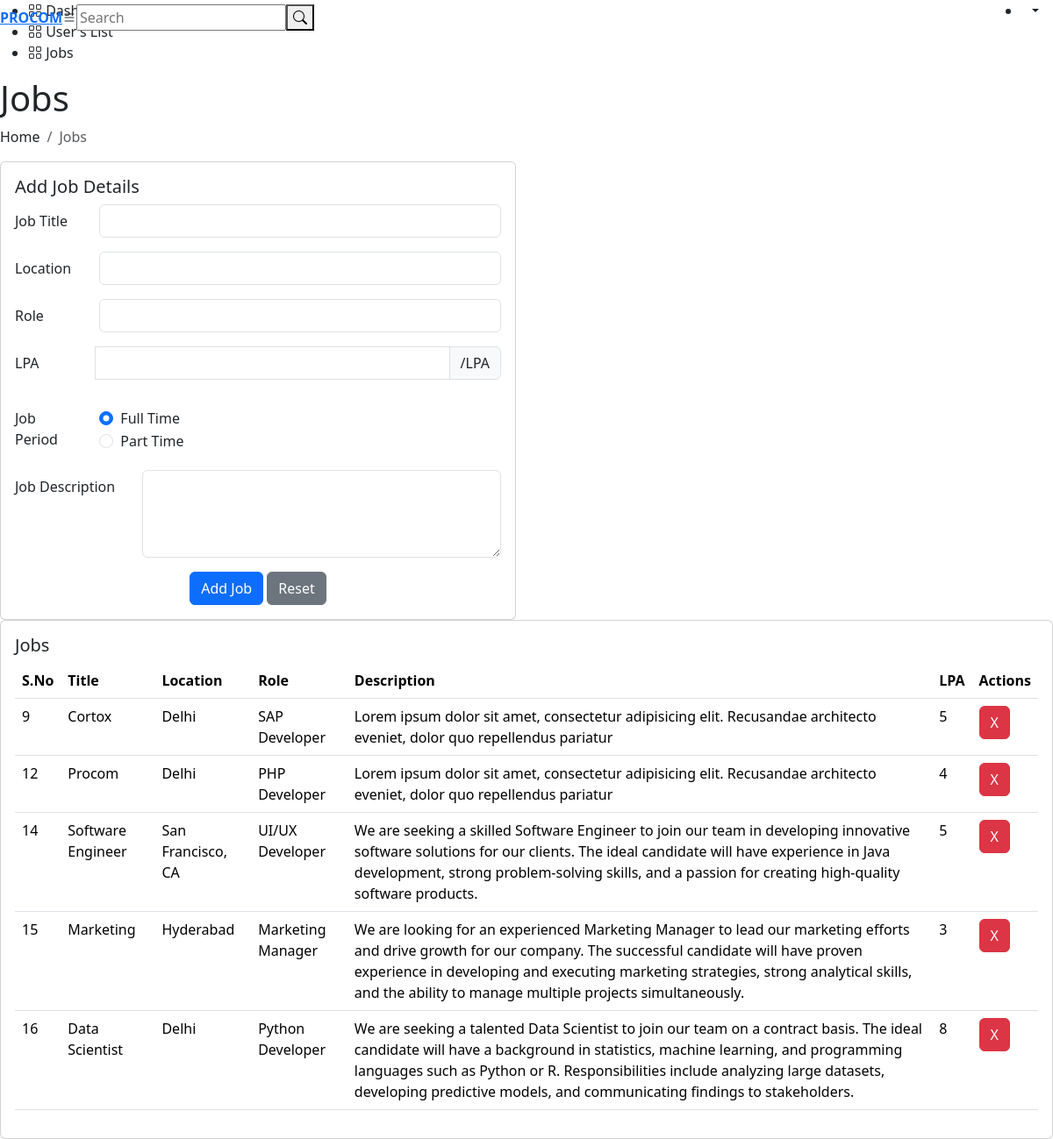
The app's page /admin/jobs.php with its own data.
### tables this page shows
CREATE TABLE `jobslist` (
  `id` int(11) NOT NULL,
  `title` longtext NOT NULL,
  `location` varchar(20) NOT NULL,
  `role` varchar(20) NOT NULL,
  `period` varchar(20) NOT NULL,
  `description` longtext NOT NULL,
  `skills` longtext NOT NULL,
  `lpa` int(20) NOT NULL
);

### admin/jobs.php (the view, shortened to what this page needs)
<!DOCTYPE html>
<html lang="en">
<head>
    <link href="assets/vendor/bootstrap/css/bootstrap.min.css" rel="stylesheet" />
    <link href="assets/vendor/bootstrap-icons/bootstrap-icons.css" rel="stylesheet" />
    <link href="assets/vendor/boxicons/css/boxicons.min.css" rel="stylesheet" />
    <link href="assets/vendor/quill/quill.snow.css" rel="stylesheet" />
    <link href="assets/vendor/quill/quill.bubble.css" rel="stylesheet" />
    <link href="assets/vendor/remixicon/remixicon.css" rel="stylesheet" />
    <link href="assets/vendor/simple-datatables/style.css" rel="stylesheet" />
    <link href="assets/css/style.css" rel="stylesheet" />
</head>
<body>
  <header id="header" class="header fixed-top d-flex align-items-center">
        <div class="d-flex align-items-center justify-content-center">
            <a class="logo d-flex align-items-center  justify-content-center fw-bold">
                <span class="d-none d-lg-block  fw-bold">
                    <b>PROCOM</b>
                </span>
            </a>
            <i class="bi bi-list toggle-sidebar-btn"></i>
        </div>
        <div class="search-bar">
            <form class="search-form d-flex align-items-center" method="POST" action="#">
                <input type="text" name="query" placeholder="Search" title="Enter search keyword" />
                <button type="submit" title="Search">
                    <i class="bi bi-search"></i>
                </button>
            </form>
        </div>
        <nav class="header-nav ms-auto">
            <ul class="d-flex align-items-center">
                <li class="nav-item dropdown pe-3">
                    <a class="nav-link nav-profile d-flex align-items-center pe-0" href="#" data-bs-toggle="dropdown">
                        <span class="d-none d-md-block dropdown-toggle ps-2">
                        </span> </a>
                </li>
            </ul>
        </nav>
    </header>
    <aside id="sidebar" class="sidebar">
        <ul class="sidebar-nav" id="sidebar-nav">
            <li class="nav-item">
                <a class="nav-link collapsed" href="dashboard.php">
                    <i class="bi bi-grid"></i>
                    <span>Dashboard</span>
                </a>
            </li>
            <li class="nav-item">
                <a class="nav-link collapsed" href="usersList.php">
                    <i class="bi bi-grid"></i>
                    <span>User's List</span>
                </a>
            </li>
            <li class="nav-item">
                <a class="nav-link " href="jobs.php">
                    <i class="bi bi-grid"></i>
                    <span>Jobs</span>
                </a>
            </li>
        </ul>
    </aside>
    <main id="main" class="main">
        <div class="pagetitle">
            <h1>Jobs</h1>
            <nav>
                <ol class="breadcrumb">
                    <li class="breadcrumb-item"><a>Home</a></li>
                    <li class="breadcrumb-item   active">Jobs</li>
                </ol>
            </nav>
        </div>
        <section class="section">
            <div class="row">
                <div class="col-lg-6">
                    <div class="card">
                        <div class="card-body">
                            <h5 class="card-title">Add Job Details</h5>
                            <form method="post" action="add_job.php">
                                <div class="row mb-3">
                                    <label for="Title" class="col-sm-2 col-form-label">Job Title</label>
                                    <div class="col-sm-10">
                                        <input type="text" class="form-control" id="Title" name="Title">
                                    </div>
                                </div>
                                <div class="row mb-3">
                                    <label for="Location" class="col-sm-2 col-form-label">Location</label>
                                    <div class="col-sm-10">
                                        <input type="text" class="form-control" id="Location" name="Location">
                                    </div>
                                </div>
                                <div class="row mb-3">
                                    <label for="Role" class="col-sm-2 col-form-label">Role</label>
                                    <div class="col-sm-10">
                                        <input type="text" class="form-control" id="Role" name="Role">
                                    </div>
                                </div>
                                <div class="row mb-3">
                                    <div class="input-group mb-3">
                                        <label for="LPA" class="col-sm-2 col-form-label">LPA</label>
                                        <input type="text" class="form-control" placeholder="" id="LPA" name="LPA">
                                        <span class="input-group-text" id="basic-addon1">/LPA</span>
                                    </div>
                                </div>
                                <fieldset class="row mb-3">
                                    <legend class="col-form-label col-sm-2 pt-0">Job Period</legend>
                                    <div class="col-sm-10">
                                        <div class="form-check">
                                            <input class="form-check-input" type="radio" name="gridRadios"
                                                id="gridRadios1" value="Full Time" checked="">
                                            <label class="form-check-label" for="gridRadios1">
                                                Full Time
                                            </label>
                                        </div>
                                        <div class="form-check">
                                            <input class="form-check-input" type="radio" name="gridRadios"
                                                id="gridRadios2" value="Part Time">
                                            <label class="form-check-label" for="gridRadios2">
                                                Part Time
                                            </label>
                                        </div>
                                    </div>
                                </fieldset>
                                <div class="row mb-3">
                                    <label for="Description" class="col-sm-3 col-form-label">Job Description</label>
                                    <div class="col-sm-9">
                                        <textarea class="form-control" style="height: 100px" id="Description"
                                            name="Description"></textarea>
                                    </div>
                                </div>
                                <div class="text-center">
                                    <button type="submit" class="btn btn-primary">Add Job</button>
                                    <button type="reset" class="btn btn-secondary">Reset</button>
                                </div>
                            </form>
                        </div>
                    </div>
                </div>
                <div class="col-lg-12">
                    <div class="card">
                        <div class="card-body">
                            <h5 class="card-title">Jobs</h5>
                            <table class="table datatable">
                                <thead>
                                    <tr>
                                        <th>S.No</th>
                                        <th>Title</th>
                                        <th>Location</th>
                                        <th>Role</th>
                                        <th>Description</th>
                                        <th>LPA</th>
                                        <th>Actions</th>
                                    </tr>
                                </thead>
                                <tbody>
                                    <?php
                                    include ('../connection.php');
                                    $sql = "SELECT * FROM `jobslist`";
                                    $result = $conn->query($sql);
                                    if ($result->num_rows > 0) {
                                        while ($row = $result->fetch_assoc()) {
                                            echo "<tr>";
                                            echo "<td>" . $row["id"] . "</td>";
                                            echo "<td contenteditable='true' onBlur=\"updateJob(" . $row["id"] . ", 'title', this.innerText)\">" . $row["title"] . "</td>";
                                            echo "<td contenteditable='true' onBlur=\"updateJob(" . $row["id"] . ", 'location', this.innerText)\">" . $row["location"] . "</td>";
                                            echo "<td contenteditable='true' onBlur=\"updateJob(" . $row["id"] . ", 'role', this.innerText)\">" . $row["role"] . "</td>";
                                            echo "<td contenteditable='true' onBlur=\"updateJob(" . $row["id"] . ", 'description', this.innerText)\">" . $row["description"] . "</td>";
                                            echo "<td contenteditable='true' onBlur=\"updateJob(" . $row["id"] . ", 'lpa', this.innerText)\">" . $row["lpa"] . "</td>";
                                            echo "<td>";
                                            echo "<button type='button' class='btn btn-danger' style='margin-right: 5px;' onclick='confirmDelete(" . $row["id"] . ")'>X</button>";
                                            echo "</td>";
                                            echo "</tr>";
                                        }
                                    } else {
                                        echo "<tr><td colspan='3'>No records found</td></tr>";
                                    }
                                    ?>
                                </tbody>
                            </table>
                        </div>
                    </div>
                </div>
            </div>
        </section>
    </main>
</body>
</html>

### records on screen
jobslist: id "9", title "Cortox", location "Delhi", role "SAP Developer", description "Lorem ipsum dolor sit amet, consectetur adipisicing elit. Recusandae architecto eveniet, dolor quo repellendus pariatur", lpa "5"
jobslist: id "12", title "Procom", location "Delhi", role "PHP Developer", description "Lorem ipsum dolor sit amet, consectetur adipisicing elit. Recusandae architecto eveniet, dolor quo repellendus pariatur", lpa "4"
jobslist: id "14", title "Software Engineer", location "San Francisco, CA", role "UI/UX Developer", description "We are seeking a skilled Software Engineer to join our team in developing innovative software solutions for our clients. The ideal candidate will have experience in Java development, strong problem-solving skills, and a passion for creating high-quality software products.", lpa "5"
jobslist: id "15", title "Marketing", location "Hyderabad", role "Marketing Manager", description "We are looking for an experienced Marketing Manager to lead our marketing efforts and drive growth for our company. The successful candidate will have proven experience in developing and executing marketing strategies, strong analytical skills, and the ability to manage multiple projects simultaneously.", lpa "3"
jobslist: id "16", title "Data Scientist", location "Delhi", role "Python Developer", description "We are seeking a talented Data Scientist to join our team on a contract basis. The ideal candidate will have a background in statistics, machine learning, and programming languages such as Python or R. Responsibilities include analyzing large datasets, developing predictive models, and communicating findings to stakeholders.", lpa "8"
